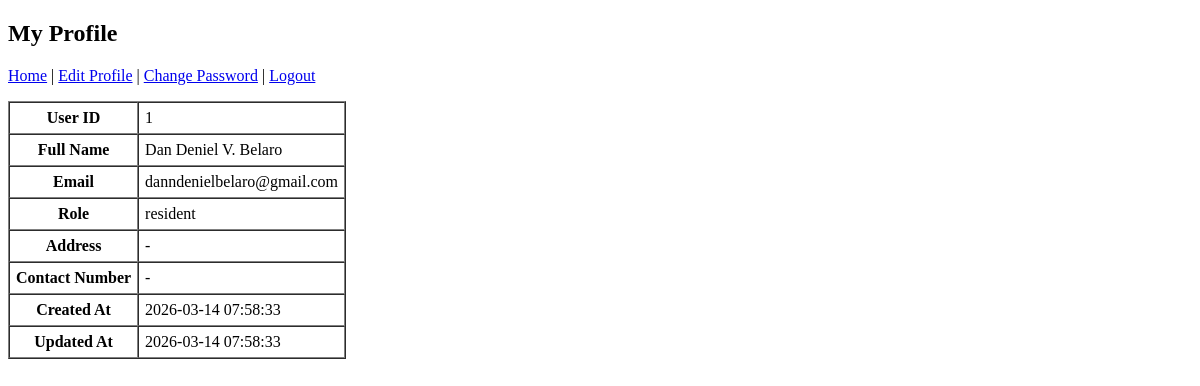
The app's page /public/profile.php (signed in), older data.
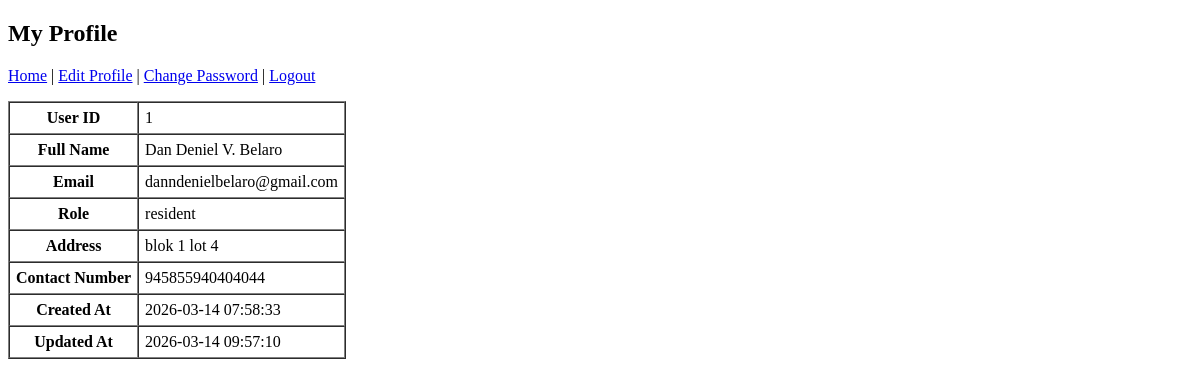
The same page, newer data.
### tables this page shows
CREATE TABLE `users` (
  `id` int(10) UNSIGNED NOT NULL,
  `full_name` varchar(100) NOT NULL,
  `email` varchar(100) NOT NULL,
  `password_hash` varchar(255) NOT NULL,
  `role` enum('resident','staff','admin') NOT NULL DEFAULT 'resident',
  `address` text DEFAULT NULL,
  `contact_number` varchar(20) DEFAULT NULL,
  `created_at` timestamp NULL DEFAULT current_timestamp(),
  `updated_at` timestamp NULL DEFAULT current_timestamp() ON UPDATE current_timestamp()
);

### app/core/Database.php (called while the page is built)
<?php
class Database
{
    private static ?Database $instance = null;
    private PDO $connection;
    private function __construct()
    {
        $config = require __DIR__ . '/../config/database.php';
        $dsn = sprintf(
            '%s:host=%s;port=%d;dbname=%s;charset=%s',
            $config['driver'],
            $config['host'],
            $config['port'],
            $config['database'],
            $config['charset']
        );
        try {
            $this->connection = new PDO(
                $dsn,
                $config['username'],
                $config['password'],
                [
                    PDO::ATTR_ERRMODE            => PDO::ERRMODE_EXCEPTION,
                    PDO::ATTR_DEFAULT_FETCH_MODE => PDO::FETCH_ASSOC,
                    PDO::ATTR_EMULATE_PREPARES   => false,
                ]
            );
        } catch (PDOException $e) {
            die('Database connection failed: ' . $e->getMessage());
        }
    }
    public static function getInstance(): Database
    {
        if (self::$instance === null) {
            self::$instance = new Database();
        }
        return self::$instance;
    }
    public function getConnection(): PDO
    {
        return $this->connection;
    }
}

### app/config/database.php (called while the page is built)
<?php
return [
    'driver'   => 'mysql',
    'host'     => '127.0.0.1',
    'port'     => 3306,
    'database' => 'citiserve_db',
    'username' => 'phpmyadmin',
    'password' => 'YourStrongPassword',
    'charset'  => 'utf8mb4',
    'collation'=> 'utf8mb4_unicode_ci',
];

### app/helpers/auth.php (called while the page is built, shortened)
<?php
require_once __DIR__ . '/../repositories/UserRepository.php';
function require_login(): array
{
    $repo = new UserRepository();
    $user = $repo->findById((int)$_SESSION['user_id']);
    return [
        'id' => $user->id,
        'full_name' => $user->full_name,
        'email' => $user->email,
        'role' => $user->role
    ];
}

### app/repositories/UserRepository.php (called while the page is built, shortened)
<?php
require_once __DIR__ . '/../models/User.php';
require_once __DIR__ . '/../core/Database.php';
class UserRepository
{
    private PDO $db;
    public function __construct()
    {
        $this->db = Database::getInstance()->getConnection();
    }
    public function findById(int $id): ?User
    {
        $stmt = $this->db->prepare('SELECT * FROM users WHERE id = ? LIMIT 1');
        $stmt->execute([$id]);
        $row = $stmt->fetch();
        return $row ? User::fromRow($row) : null;
    }
}

### app/models/User.php (called while the page is built, shortened)
<?php
class User
{
    public static function fromRow(array $row): User
    {
        $u = new User();
        $u->id = isset($row['id']) ? (int)$row['id'] : null;
        $u->full_name = $row['full_name'] ?? '';
        $u->email = $row['email'] ?? '';
        $u->password_hash = $row['password_hash'] ?? '';
        $u->role = $row['role'] ?? 'resident';
        $u->address = $row['address'] ?? null;
        $u->contact_number = $row['contact_number'] ?? null;
        $u->created_at = $row['created_at'] ?? null;
        $u->updated_at = $row['updated_at'] ?? null;
        return $u;
    }
}

### public/profile.php (the view, shortened to what this page needs)
<?php
require_once __DIR__ . '/../app/helpers/auth.php';
require_once __DIR__ . '/../app/repositories/UserRepository.php';
$authUser = require_login();
$userRepo = new UserRepository();
$user = $userRepo->findById((int)$authUser['id']);
?>
<!doctype html>
<html>
<head>
</head>
<body>
    <h2>My Profile</h2>
    <p>
        <a href="/CitiServe/public/index.php">Home</a> |
        <a href="/CitiServe/public/profile_edit.php">Edit Profile</a> |
        <a href="/CitiServe/public/change_password.php">Change Password</a> |
        <a href="/CitiServe/public/logout.php">Logout</a>
    </p>
    <table border="1" cellpadding="6" cellspacing="0">
        <tr>
            <th>User ID</th>
            <td><?= (int)$user->id ?></td>
        </tr>
        <tr>
            <th>Full Name</th>
            <td><?= htmlspecialchars($user->full_name) ?></td>
        </tr>
        <tr>
            <th>Email</th>
            <td><?= htmlspecialchars($user->email) ?></td>
        </tr>
        <tr>
            <th>Role</th>
            <td><?= htmlspecialchars($user->role) ?></td>
        </tr>
        <tr>
            <th>Address</th>
            <td><?= htmlspecialchars($user->address ?? '-') ?></td>
        </tr>
        <tr>
            <th>Contact Number</th>
            <td><?= htmlspecialchars($user->contact_number ?? '-') ?></td>
        </tr>
        <tr>
            <th>Created At</th>
            <td><?= htmlspecialchars($user->created_at ?? '-') ?></td>
        </tr>
        <tr>
            <th>Updated At</th>
            <td><?= htmlspecialchars($user->updated_at ?? '-') ?></td>
        </tr>
    </table>
</body>
</html>

Row changes from the older to the newer data that the page shows:
changed users "Dan Deniel V. Belaro": address "-" → "blok 1 lot 4"; contact_number "-" → "945855940404044"; updated_at "2026-03-14 07:58:33" → "2026-03-14 09:57:10"
